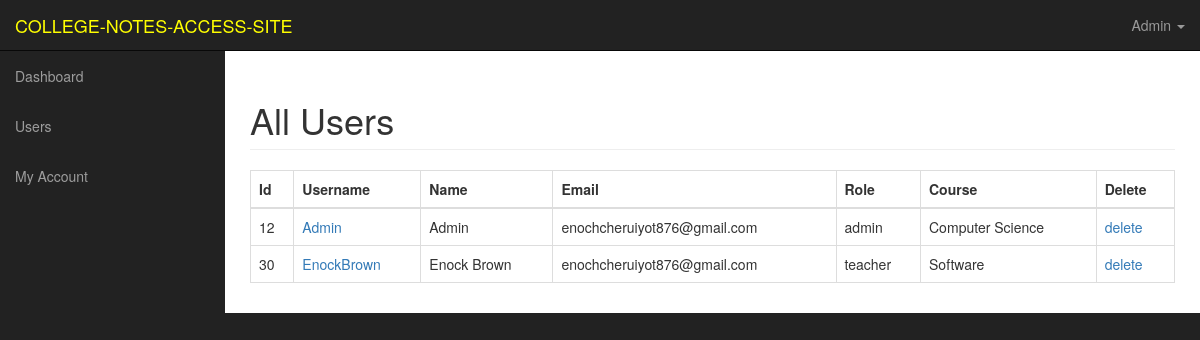
/dashboard/users.php (signed in), run on the app's committed database.
### tables this page shows
CREATE TABLE `users` (
  `id` int(11) NOT NULL,
  `username` varchar(225) NOT NULL,
  `name` varchar(225) NOT NULL,
  `about` varchar(300) NOT NULL DEFAULT 'N/A',
  `role` varchar(225) NOT NULL,
  `email` varchar(225) NOT NULL,
  `token` varchar(225) NOT NULL,
  `gender` varchar(225) NOT NULL,
  `password` varchar(225) NOT NULL,
  `course` varchar(225) NOT NULL,
  `image` varchar(225) NOT NULL DEFAULT 'profile.jpg',
  `joindate` varchar(225) NOT NULL
);

### dashboard/users.php (the view, shortened to what this page needs)
<?php include ('includes/connection.php');
include "includes/adminheader.php"; ?>
<?php if($_SESSION['role'] == 'admin')
{
	?>
	 <div id="wrapper">
    <?php include "includes/adminnav.php"; ?>
        <div id="page-wrapper">
            <div class="container-fluid">
                <div class="row">
                    <div class="col-lg-12">
                        <h1 class="page-header">
                            All Users
                        </h1>
    <table class="table table-bordered table-hover">
    <thead>
        <tr>
            <th>Id</th>
            <th>Username</th>
            <th>Name</th>
            <th>Email</th>
            <th>Role</th>
            <th>Course</th>
            <th>Delete</th>
        </tr>
    </thead>
    <tbody>
        <?php
            $query = "SELECT * FROM users ORDER BY name ASC ";
            $select_users = mysqli_query($conn, $query) or die(mysqli_error($conn));
            if (mysqli_num_rows($select_users) > 0 ) {
            while ($row = mysqli_fetch_array($select_users)) {
                $user_id = $row['id'];
                $username = $row['username'];
                $name = $row['name'];
                $user_email = $row['email'];
                $user_role = $row['role'];
                $user_course = $row['course'];
                echo "<tr>";
                echo "<td>$user_id</td>";
                echo "<td><a href='viewprofile.php?name=$username' target='_blank'> $username</a></td>";
                echo "<td>$name</td>";
                echo "<td>$user_email</td>";
                echo "<td>$user_role</td>";
                echo "<td>$user_course</td>";
                echo "<td><a onClick=\"javascript: return confirm('Are you sure you want to delete this user?')\" href='users.php?delete=$user_id'><i class='fa fa-times fa-lg'></i>delete</a></td>";
                echo "</tr>";
             }
        ?>
    </tbody>
 </table>
<?php
}
    ?>
    <?php } else {
    	header("location: index.php");
    }
    ?>
    </div>
    </div>
    </div>
    </div>
    </div>
</body>
</html>

### dashboard/css/sb-admin.css (style rules this page uses)
body { margin-top: 100px; background-color:#222; }
@media (min-width:768px) { body { margin-top: 50px; } }
#wrapper { padding-left: 0; }
#page-wrapper { width: 100%; padding: 0; background-color: #fff; }
@media (min-width:768px) { #wrapper { padding-left: 225px; } }
@media (min-width:768px) { #page-wrapper { padding: 10px; } }

### data on the page
users: id "12", username "Admin", name "Admin", email "enochcheruiyot876@gmail.com", role "admin", course "Computer Science"
users: id "30", username "EnockBrown", name "Enock Brown", email "enochcheruiyot876@gmail.com", role "teacher", course "Software"

### other printed values
$_SESSION['name'] "Admin"
